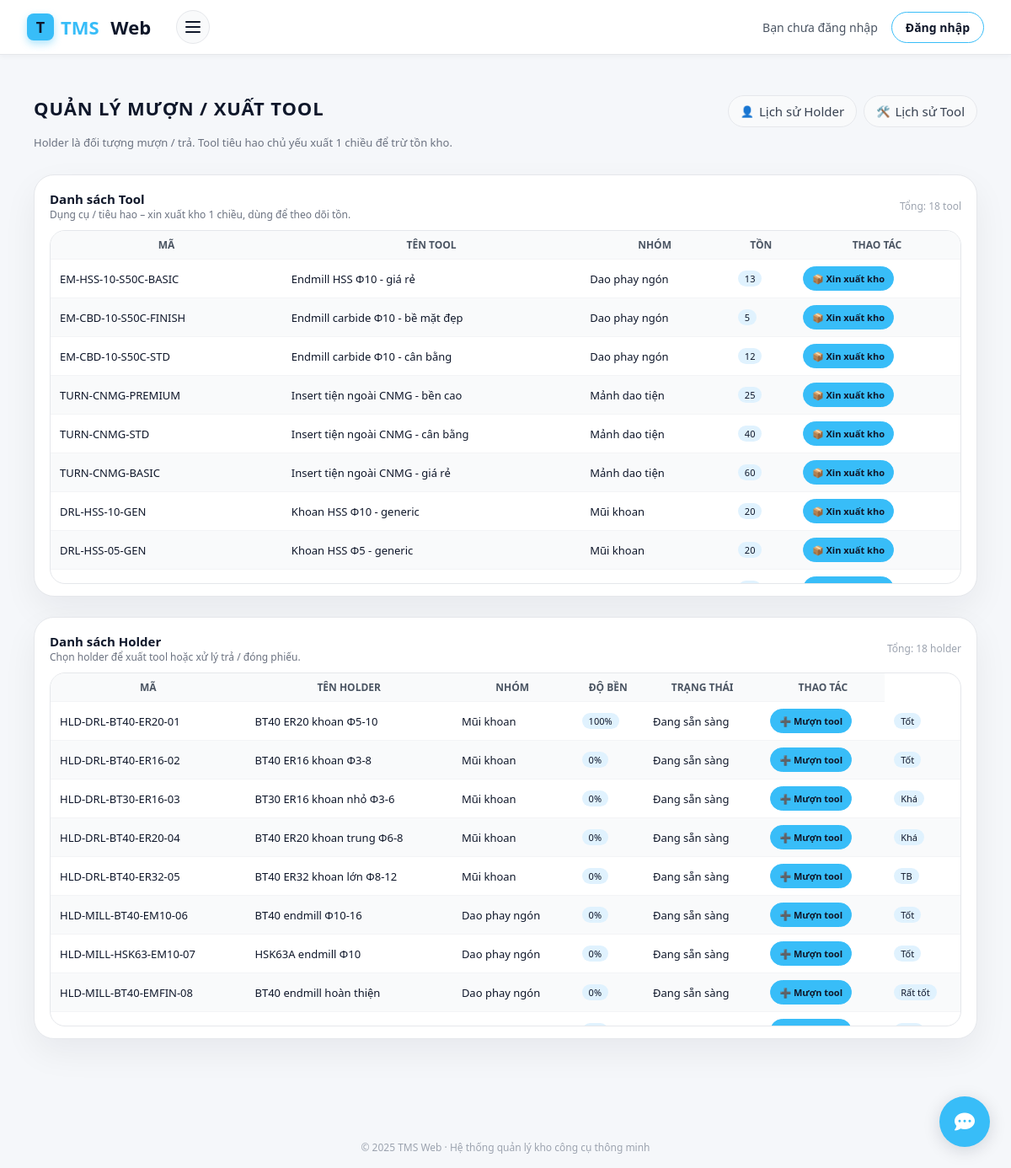
Screenshot of /borrow/ with the database file from the repository.
### tool/models.py (models this page shows, shortened)
class Tool(models.Model):
    LOAI_GIA_CONG_CHOICES = [
        ("DRILL", "Khoan"),
        ("MILL", "Phay"),
        ("TAP", "Taro"),
        ("REAM", "Doa"),
        ("TURN", "Tiện"),
    ]
    NHOM_VL_CHOICES = [
        ("P", "Thép (ISO P)"),
        ("M", "Thép không gỉ (ISO M)"),
        ("K", "Gang (ISO K)"),
        ("N", "Nhôm/kim loại màu (ISO N)"),
        ("S", "Hợp kim chịu nhiệt (ISO S)"),
        ("H", "Thép đã tôi (ISO H)"),
    ]
    ten_tool = models.CharField(
        max_length=200,
        verbose_name="Tên tool"
    )
    ma_tool = models.CharField(
        max_length=50,
        unique=True,
        verbose_name="Mã tool"
    )
    nhom_tool = models.CharField(
        max_length=100,
        verbose_name="Nhóm tool",
        help_text="VD: Mũi khoan, Dao phay, Mũi taro…"
    )
    dong_tool = models.CharField(
        max_length=100,
        blank=True,
        verbose_name="Dòng tool",
        help_text="VD: Drill, Endmill, Tap…"
    )
    nha_san_xuat = models.CharField(
        max_length=100,
        blank=True,
        verbose_name="Nhà sản xuất"
    )
    ma_nha_sx = models.CharField(
        max_length=100,
        blank=True,
        verbose_name="Mã nhà sản xuất"
    )
    tieu_chuan = models.CharField(
        max_length=100,
        blank=True,
        verbose_name="Tiêu chuẩn"
    )
    model = models.CharField(
        max_length=100,
        blank=True,
        verbose_name="Model"
    )
    vat_lieu_phu_hop = models.CharField(
        max_length=200,
        blank=True,
        verbose_name="Vật liệu gia công phù hợp",
        help_text="VD: C45, S50C, SUS304…"
    )
    ghi_chu = models.TextField(
        blank=True,
        verbose_name="Ghi chú thêm"
    )
    duong_kinh = models.DecimalField(
        max_digits=6,
        decimal_places=2,
        null=True,
        blank=True,
        verbose_name="Đường kính làm việc (mm)"
    )
    chieu_dai_lam_viec = models.DecimalField(
        max_digits=6,
        decimal_places=2,
        null=True,
        blank=True,
        verbose_name="Chiều dài làm việc (mm)"
    )
    don_vi_tinh = models.CharField(
        max_length=50,
        blank=True,
        verbose_name="Đơn vị tính",
        help_text="VD: cái, hộp, bộ…"
    )
    tuoi_tho_chuan = models.CharField(
        max_length=100,
        blank=True,
        verbose_name="Tuổi thọ chuẩn",
        help_text="VD: 1500 lỗ / 1 tool"
    )
    loai_gia_cong = models.CharField(
        max_length=50,
        choices=LOAI_GIA_CONG_CHOICES,
        verbose_name="Loại gia công chính",
        null=True,
        blank=True,
        help_text="Khoan / Phay / Taro / Doa / Tiện…"
    )
    duong_kinh_min = models.DecimalField(
        max_digits=6,
        decimal_places=2,
        null=True,
        blank=True,
        verbose_name="ĐK min cho phép (mm)"
    )
    duong_kinh_max = models.DecimalField(
        max_digits=6,
        decimal_places=2,
        null=True,
        blank=True,
        verbose_name="ĐK max cho phép (mm)"
    )
    ty_le_sau_lo_max = models.DecimalField(
        max_digits=4,
        decimal_places=1,
        null=True,
        blank=True,
        verbose_name="Tỷ lệ sâu lỗ max (L/D)"
    )
    nhom_vat_lieu_iso = models.CharField(
        max_length=2,
        choices=NHOM_VL_CHOICES,
        blank=True,
        verbose_name="Nhóm vật liệu ISO"
    )
    do_cung_min = models.PositiveIntegerField(
        null=True,
        blank=True,
        verbose_name="Độ cứng vật liệu min (HRC)"
    )
    do_cung_max = models.PositiveIntegerField(
        null=True,
        blank=True,
        verbose_name="Độ cứng vật liệu max (HRC)"
    )
    may_phu_hop = models.CharField(
        max_length=200,
        blank=True,
        verbose_name="Dòng máy phù hợp",
        help_text="VD: VMC 10.000 rpm, CNC tiện, Máy khoan bàn…"
    )
    can_coolant = models.BooleanField(
        default=False,
        verbose_name="Yêu cầu tưới nguội"
    )
    ton_kho = models.PositiveIntegerField(
        default=0,
        verbose_name="Tồn kho hiện tại"
    )
    muc_canh_bao = models.PositiveIntegerField(
        null=True,
        blank=True,
        verbose_name="Mức cảnh báo tối thiểu"
    )
    tu = models.CharField(
        max_length=100,
        blank=True,
        verbose_name="Tủ / Kệ"
    )
    ngan = models.CharField(
        max_length=100,
        blank=True,
        verbose_name="Ngăn / Khay"
    )
    may_uu_tien = models.CharField(
        max_length=100,
        blank=True,
        verbose_name="Máy / Line ưu tiên"
    )
    ngay_nhap_kho = models.DateField(
        null=True,
        blank=True,
        verbose_name="Ngày nhập kho"
    )
    gia_tri_mua = models.DecimalField(
        max_digits=15,
        decimal_places=0,
        null=True,
        blank=True,
        verbose_name="Giá trị mua (VND/đv)"
    )
    wear_max = models.PositiveIntegerField(
        null=True,
        blank=True,
        verbose_name="Độ mòn tối đa (%)"
    )
    nguong_thay = models.PositiveIntegerField(
        null=True,
        blank=True,
        verbose_name="Ngưỡng cảnh báo thay (%)"
    )
    hrc_tham_chieu = models.PositiveIntegerField(
        null=True,
        blank=True,
        verbose_name="Độ cứng vật liệu tham chiếu (HRC)"
    )
    che_do_cat_khuyen_nghi = models.TextField(
        blank=True,
        verbose_name="Chế độ cắt khuyến nghị"
    )
    ket_luan_fuzzy = models.TextField(
        blank=True,
        verbose_name="Kết luận fuzzy / khuyến nghị"
    )
    diem_gia = models.PositiveSmallIntegerField(
        null=True,
        blank=True,
        verbose_name="Điểm giá (1=rẻ, 5=rất đắt)"
    )
    diem_do_ben = models.PositiveSmallIntegerField(
        null=True,
        blank=True,
        verbose_name="Điểm độ bền (1=thấp, 5=rất bền)"
    )
    diem_on_dinh = models.PositiveSmallIntegerField(
        null=True,
        blank=True,
        verbose_name="Độ ổn định quá trình (1=kém, 5=rất ổn định)"
    )
    diem_chat_luong_be_mat = models.PositiveSmallIntegerField(
        null=True,
        blank=True,
        verbose_name="Chất lượng bề mặt (1=thô, 5=rất đẹp)"
    )
    diem_san_co = models.PositiveSmallIntegerField(
        null=True,
        blank=True,
        verbose_name="Độ sẵn có (1=khó mua, 5=luôn sẵn)"
    )
    diem_uu_tien_dung_truoc = models.PositiveSmallIntegerField(
        null=True,
        blank=True,
        verbose_name="Mức ưu tiên dùng trước (1=ít, 5=ưu tiên cao)"
    )
    created_at = models.DateTimeField(
        auto_now_add=True,
        verbose_name="Thời gian tạo"
    )
    updated_at = models.DateTimeField(
        auto_now=True,
        verbose_name="Thời gian cập nhật"
    )
    class Meta:
        verbose_name = "Tool tiêu hao"
        verbose_name_plural = "Tool tiêu hao"
        ordering = ["ten_tool", "ma_tool"]
        indexes = [
            models.Index(fields=["ma_tool"]),
            models.Index(fields=["nhom_tool", "dong_tool"]),
            models.Index(fields=["loai_gia_cong", "nhom_vat_lieu_iso"]),
        ]

### holder/models.py (models this page shows, shortened)
class Holder(models.Model):
    ten_thiet_bi = models.CharField(max_length=200)
    nhom_thiet_bi = models.CharField(max_length=100)
    ma_noi_bo = models.CharField(max_length=50, unique=True)
    ma_nha_sx = models.CharField(max_length=100)
    loai_holder = models.CharField(max_length=100, blank=True, null=True)
    so_serial = models.CharField(max_length=100, blank=True, null=True)
    nha_san_xuat = models.CharField(max_length=100, blank=True, null=True)
    nha_cung_cap = models.CharField(max_length=150, blank=True, null=True)
    nguoi_quan_ly = models.CharField(max_length=100, blank=True, null=True)
    TRANG_THAI_CHOICES = [
        ("dang_su_dung", "Đang sẵn sàng"),
        ("dang_bao_tri", "Đang bảo trì"),
        ("ngung_su_dung", "Ngừng sử dụng"),
        ("dang_duoc_muon", "Đang được mượn"),
    ]
    trang_thai_tai_san = models.CharField(
        max_length=20,
        choices=TRANG_THAI_CHOICES,
        blank=True,
        null=True,
    )
    chuan_ga = models.CharField(max_length=50, blank=True, null=True)
    loai_kep = models.CharField(max_length=50, blank=True, null=True)
    chieu_dai_lam_viec = models.DecimalField(
        max_digits=6, decimal_places=2, blank=True, null=True
    )
    duong_kinh_kep_max = models.DecimalField(
        max_digits=6, decimal_places=2, blank=True, null=True
    )
    tu = models.CharField(max_length=50, blank=True, null=True)
    ngan = models.CharField(max_length=50, blank=True, null=True)
    may_uu_tien = models.CharField(max_length=200, blank=True, null=True)
    ngay_nhap_kho = models.DateField(blank=True, null=True)
    gia_tri_mua = models.BigIntegerField(blank=True, null=True)
    chu_ky_kiem_tra = models.CharField(max_length=100, blank=True, null=True)
    lan_kiem_tra_gan_nhat = models.DateField(blank=True, null=True)
    so_lan_ga_thao = models.IntegerField(blank=True, null=True)
    danh_gia_gan_nhat = models.TextField(blank=True, null=True)
    cv = models.DecimalField(  # Độ cứng vững
        max_digits=4, decimal_places=1, blank=True, null=True
    )
    dx = models.DecimalField(  # Độ chính xác gá kẹp
        max_digits=4, decimal_places=1, blank=True, null=True
    )
    mon = models.IntegerField(blank=True, null=True)  # % mòn
    tan_suat = models.IntegerField(blank=True, null=True)  # lần/tháng
    ld = models.DecimalField(  # chiều dài nhô dao
        max_digits=6, decimal_places=2, blank=True, null=True
    )
    ket_luan_fuzzy = models.TextField(blank=True, null=True)
    tool_khuyen_dung = models.ManyToManyField(
        'tool.tool',          # hoặc 'Tool' nếu cùng app
        blank=True,
        related_name='holders_khuyen_dung',
        help_text="Các tool tương thích & khuyên dùng với holder này"
    )
    ma_nhom_tuong_thich = models.CharField(
        max_length=50,
        blank=True,
        null=True,
        help_text="Nếu 2 holder có cùng mã này thì coi như tương thích / thay thế cho nhau"
    )
    created_at = models.DateTimeField(auto_now_add=True)

### accounts/views.py (the view)
# urls.py: path("borrow/", views.borrow_dashboard, name="borrow_dashboard"),
def borrow_dashboard(request):
    tools = Tool.objects.all()[:200]
    holders = Holder.objects.all()[:200]
    context = {
        "tools": tools,
        "holders": holders,
    }
    return render(request, "borrow_dashboard.html", context)

### templates/borrow_dashboard.html (shortened to what this page needs)
{% extends "base.html" %}
{% block content %}
<div class="borrow-page">
    <div class="bp-header">
        <div class="bp-title-block">
            <div class="bp-title">Quản lý mượn / xuất tool</div>
            <p class="bp-sub">
                Holder là đối tượng mượn / trả. Tool tiêu hao chủ yếu xuất 1 chiều để trừ tồn kho.
            </p>
        </div>
        <div class="bp-actions">
            <a href="{% url 'holder_muontra:history_holder' %}" class="btn-history">
                👤 <span>Lịch sử Holder</span>
            </a>
            <a href="{% url 'tool_muontra:history_tool' %}" class="btn-history">
                🛠️ <span>Lịch sử Tool</span>
            </a>
        </div>
    </div>
    <div class="bp-card">
        <div class="bp-card-header">
            <div>
                <div class="bp-card-title">Danh sách Tool</div>
                <div class="bp-card-sub">
                    Dụng cụ / tiêu hao – xin xuất kho 1 chiều, dùng để theo dõi tồn.
                </div>
            </div>
            <div class="bp-card-right">
                Tổng: {{ tools|length }} tool
            </div>
        </div>
        <div class="bp-table-wrapper">
            <table class="bp-table">
                <thead>
                <tr>
                    <th>Mã</th>
                    <th>Tên tool</th>
                    <th>Nhóm</th>
                    <th>Tồn</th>
                    <th>Thao tác</th>
                </tr>
                </thead>
                <tbody>
                {% for tool in tools %}
                    <tr>
                        <td>{{ tool.ma_tool }}</td>
                        <td>{{ tool.ten_tool }}</td>
                        <td>{{ tool.nhom_tool }}</td>
                        <td>
                            <span class="bp-badge">
                                {{ tool.ton_kho|default:"-" }}
                            </span>
                        </td>
                        <td>
                            <a href="{% url 'tool_muontra:tool_transaction_create' tool.id %}" class="btn-small">
                                📦 Xin xuất kho
                            </a>
                        </td>
                    </tr>
                {% empty %}
                    <tr>
                        <td colspan="5">Chưa có tool nào.</td>
                    </tr>
                {% endfor %}
                </tbody>
            </table>
        </div>
    </div>
    <div class="bp-card">
        <div class="bp-card-header">
            <div>
                <div class="bp-card-title">Danh sách Holder</div>
                <div class="bp-card-sub">
                    Chọn holder để xuất tool hoặc xử lý trả / đóng phiếu.
                </div>
            </div>
            <div class="bp-card-right">
                Tổng: {{ holders|length }} holder
            </div>
        </div>
        <div class="bp-table-wrapper">
            <table class="bp-table">
                <thead>
                <tr>
                    <th>Mã</th>
                    <th>Tên holder</th>
                    <th>Nhóm</th>
                    <th>Độ bền</th>
                    <th>Trạng thái</th>
                    <th>Thao tác</th>
                </tr>
                </thead>
                <tbody>
                {% for holder in holders %}
                    <tr>
                        <td>{{ holder.ma_noi_bo }}</td>
                        <td>{{ holder.ten_thiet_bi }}</td>
                        <td>{{ holder.nhom_thiet_bi }}</td>
                    <td>
                        {% if holder.mon is not None %}
                            <span class="bp-badge">
                                {{ holder.mon }}%
                            </span>
                        {% else %}
                            —
                        {% endif %}
                    </td>
                        <td>{{ holder.get_trang_thai_tai_san_display }}</td>
                        <td>
                            {% if holder.trang_thai_tai_san == "dang_su_dung" %}
                                <a href="{% url 'holder_muontra:borrow_for_holder' holder.id %}" class="btn-small">
                                    ➕ Mượn tool
                                </a>
                            {% else %}
                                <a href="{% url 'holder_muontra:return_for_holder' holder.id %}"
                                class="btn-small neutral">
                                    ↩️ Trả / đóng
                                </a>
                            {% endif %}
</td>
         <td>
                        <span class="bp-badge">
                            {{ holder.danh_gia_gan_nhat|default:"-" }}
                        </span>
                    </td>
                    </tr>
                {% empty %}
                    <tr>
                        <td colspan="5">Chưa có holder nào.</td>
                    </tr>
                {% endfor %}
                </tbody>
            </table>
        </div>
    </div>
</div>
{% endblock %}

### rows the page displays
Tool: ma_tool "EM-HSS-10-S50C-BASIC", ten_tool "Endmill HSS Φ10 - giá rẻ", nhom_tool "Dao phay ngón", ton_kho "13"
Tool: ma_tool "EM-CBD-10-S50C-FINISH", ten_tool "Endmill carbide Φ10 - bề mặt đẹp", nhom_tool "Dao phay ngón", ton_kho "5"
Tool: ma_tool "EM-CBD-10-S50C-STD", ten_tool "Endmill carbide Φ10 - cân bằng", nhom_tool "Dao phay ngón", ton_kho "12"
Tool: ma_tool "TURN-CNMG-PREMIUM", ten_tool "Insert tiện ngoài CNMG - bền cao", nhom_tool "Mảnh dao tiện", ton_kho "25"
Tool: ma_tool "TURN-CNMG-STD", ten_tool "Insert tiện ngoài CNMG - cân bằng", nhom_tool "Mảnh dao tiện", ton_kho "40"
Tool: ma_tool "TURN-CNMG-BASIC", ten_tool "Insert tiện ngoài CNMG - giá rẻ", nhom_tool "Mảnh dao tiện", ton_kho "60"
Tool: ma_tool "DRL-HSS-10-GEN", ten_tool "Khoan HSS Φ10 - generic", nhom_tool "Mũi khoan", ton_kho "20"
Tool: ma_tool "DRL-HSS-05-GEN", ten_tool "Khoan HSS Φ5 - generic", nhom_tool "Mũi khoan", ton_kho "20"
Holder: ma_noi_bo "HLD-DRL-BT40-ER20-01", ten_thiet_bi "BT40 ER20 khoan Φ5-10", nhom_thiet_bi "Mũi khoan", mon "100", trang_thai_tai_san "Đang sẵn sàng", shows "➕ Mượn tool", danh_gia_gan_nhat "Tốt"
Holder: ma_noi_bo "HLD-DRL-BT40-ER16-02", ten_thiet_bi "BT40 ER16 khoan Φ3-8", nhom_thiet_bi "Mũi khoan", mon "0", trang_thai_tai_san "Đang sẵn sàng", shows "➕ Mượn tool", danh_gia_gan_nhat "Tốt"
Holder: ma_noi_bo "HLD-DRL-BT30-ER16-03", ten_thiet_bi "BT30 ER16 khoan nhỏ Φ3-6", nhom_thiet_bi "Mũi khoan", mon "0", trang_thai_tai_san "Đang sẵn sàng", shows "➕ Mượn tool", danh_gia_gan_nhat "Khá"
Holder: ma_noi_bo "HLD-DRL-BT40-ER20-04", ten_thiet_bi "BT40 ER20 khoan trung Φ6-8", nhom_thiet_bi "Mũi khoan", mon "0", trang_thai_tai_san "Đang sẵn sàng", shows "➕ Mượn tool", danh_gia_gan_nhat "Khá"
Holder: ma_noi_bo "HLD-DRL-BT40-ER32-05", ten_thiet_bi "BT40 ER32 khoan lớn Φ8-12", nhom_thiet_bi "Mũi khoan", mon "0", trang_thai_tai_san "Đang sẵn sàng", shows "➕ Mượn tool", danh_gia_gan_nhat "TB"
Holder: ma_noi_bo "HLD-MILL-BT40-EM10-06", ten_thiet_bi "BT40 endmill Φ10-16", nhom_thiet_bi "Dao phay ngón", mon "0", trang_thai_tai_san "Đang sẵn sàng", shows "➕ Mượn tool", danh_gia_gan_nhat "Tốt"
Holder: ma_noi_bo "HLD-MILL-HSK63-EM10-07", ten_thiet_bi "HSK63A endmill Φ10", nhom_thiet_bi "Dao phay ngón", mon "0", trang_thai_tai_san "Đang sẵn sàng", shows "➕ Mượn tool", danh_gia_gan_nhat "Tốt"
Holder: ma_noi_bo "HLD-MILL-BT40-EMFIN-08", ten_thiet_bi "BT40 endmill hoàn thiện", nhom_thiet_bi "Dao phay ngón", mon "0", trang_thai_tai_san "Đang sẵn sàng", shows "➕ Mượn tool", danh_gia_gan_nhat "Rất tốt"

### other values shown
{{ tools|length }} "18"
{{ holders|length }} "18"
